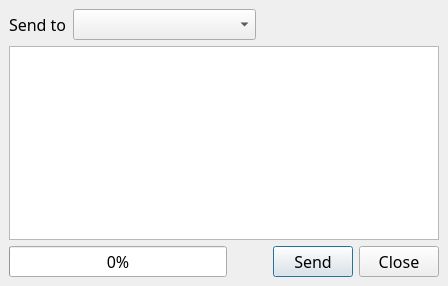
<?xml version="1.0" encoding="UTF-8"?>
<ui version="4.0">
 <class>SendStudyDialog</class>
 <widget class="QDialog" name="SendStudyDialog">
  <property name="geometry">
   <rect>
    <x>0</x>
    <y>0</y>
    <width>448</width>
    <height>286</height>
   </rect>
  </property>
  <property name="font">
   <font>
    <family>微软雅黑</family>
    <pointsize>12</pointsize>
   </font>
  </property>
  <property name="windowTitle">
   <string>Send Study</string>
  </property>
  <layout class="QVBoxLayout" name="verticalLayout">
   <property name="spacing">
    <number>6</number>
   </property>
   <property name="leftMargin">
    <number>9</number>
   </property>
   <property name="topMargin">
    <number>9</number>
   </property>
   <property name="rightMargin">
    <number>9</number>
   </property>
   <property name="bottomMargin">
    <number>9</number>
   </property>
   <item>
    <layout class="QHBoxLayout" name="horizontalLayout_2">
     <item>
      <widget class="QLabel" name="label">
       <property name="text">
        <string>Send to</string>
       </property>
       <property name="buddy">
        <cstring>serverCombo</cstring>
       </property>
      </widget>
     </item>
     <item>
      <widget class="QComboBox" name="serverCombo">
       <property name="sizePolicy">
        <sizepolicy hsizetype="Expanding" vsizetype="Fixed">
         <horstretch>0</horstretch>
         <verstretch>0</verstretch>
        </sizepolicy>
       </property>
      </widget>
     </item>
     <item>
      <spacer name="horizontalSpacer_2">
       <property name="orientation">
        <enum>Qt::Horizontal</enum>
       </property>
       <property name="sizeHint" stdset="0">
        <size>
         <width>40</width>
         <height>20</height>
        </size>
       </property>
      </spacer>
     </item>
    </layout>
   </item>
   <item>
    <widget class="QTextBrowser" name="textBrowser"/>
   </item>
   <item>
    <layout class="QHBoxLayout" name="horizontalLayout" stretch="1,0,0,0">
     <item>
      <widget class="QProgressBar" name="progressBar">
       <property name="value">
        <number>0</number>
       </property>
       <property name="alignment">
        <set>Qt::AlignCenter</set>
       </property>
       <property name="textDirection">
        <enum>QProgressBar::TopToBottom</enum>
       </property>
      </widget>
     </item>
     <item>
      <spacer name="horizontalSpacer">
       <property name="orientation">
        <enum>Qt::Horizontal</enum>
       </property>
       <property name="sizeType">
        <enum>QSizePolicy::Expanding</enum>
       </property>
       <property name="sizeHint" stdset="0">
        <size>
         <width>40</width>
         <height>20</height>
        </size>
       </property>
      </spacer>
     </item>
     <item>
      <widget class="QPushButton" name="sendButton">
       <property name="text">
        <string>Send</string>
       </property>
       <property name="checkable">
        <bool>true</bool>
       </property>
      </widget>
     </item>
     <item>
      <widget class="QPushButton" name="closeButton">
       <property name="text">
        <string>Close</string>
       </property>
      </widget>
     </item>
    </layout>
   </item>
  </layout>
 </widget>
 <resources/>
 <connections>
  <connection>
   <sender>closeButton</sender>
   <signal>clicked()</signal>
   <receiver>SendStudyDialog</receiver>
   <slot>close()</slot>
   <hints>
    <hint type="sourcelabel">
     <x>424</x>
     <y>279</y>
    </hint>
    <hint type="destinationlabel">
     <x>426</x>
     <y>306</y>
    </hint>
   </hints>
  </connection>
 </connections>
</ui>
